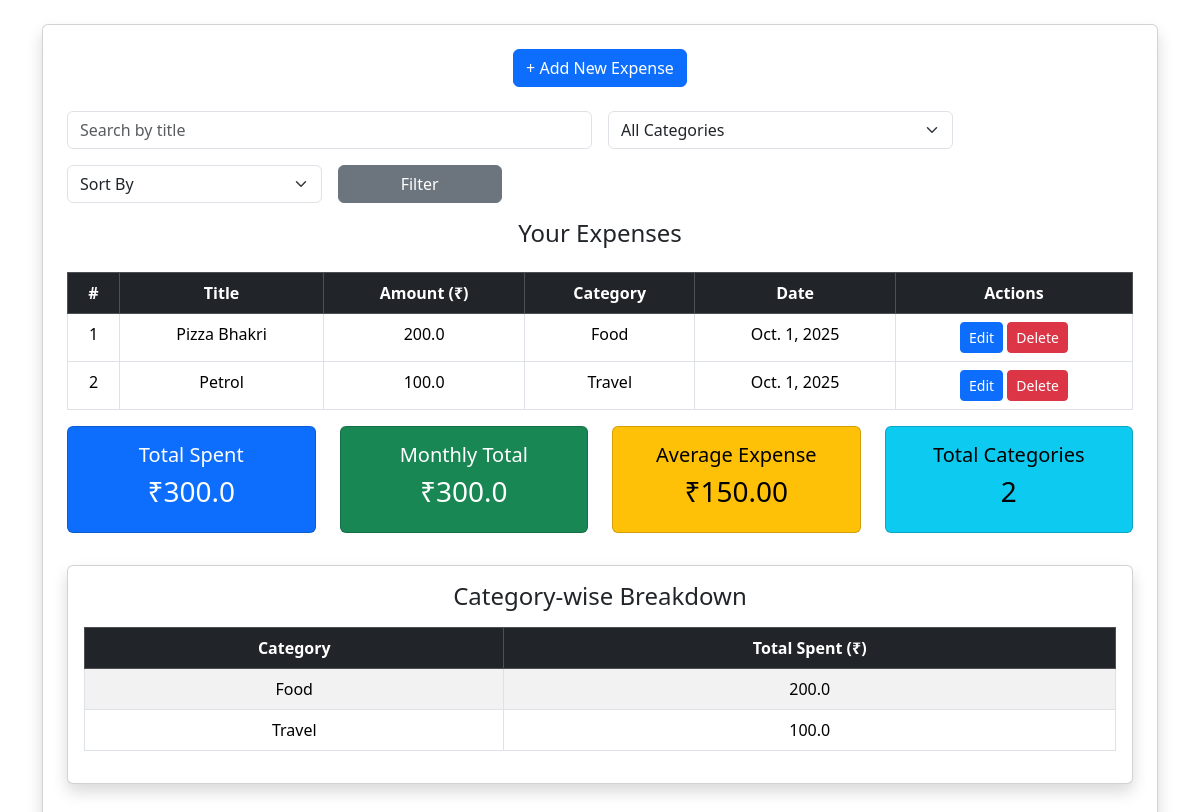
/tracker/personal/ (signed in), run on the app's committed database.
### tracker/models.py (models this page shows, shortened)
class Expense(models.Model):
    user = models.ForeignKey(UserRegistration, on_delete=models.CASCADE)
    title = models.CharField(max_length=200)
    amount = models.FloatField()
    category = models.CharField(max_length=50)
    date = models.DateField()
    description = models.TextField(blank=True, null=True)

### tracker/views.py (the view)
# urls.py: path('personal/', views.personal_dashboard, name='personal_dashboard'),
@never_cache
def personal_dashboard(request):
    if 'username' not in request.session:
        messages.error(request, "Please log in to access this page.")
        return redirect('login')
    expenses = Expense.objects.filter(user_id=request.session['user_id']).order_by('-date')
    search_query = request.GET.get('search', '')
    category_filter = request.GET.get('category', '')
    sort_by = request.GET.get('sort_by', '')
    if search_query:
        expenses = expenses.filter(title__icontains=search_query)
    if category_filter:
        expenses = expenses.filter(category=category_filter)
    if sort_by == 'amount_asc':
        expenses = expenses.order_by('amount')
    elif sort_by == 'amount_desc':
        expenses = expenses.order_by('-amount')
    else:
        expenses = expenses.order_by('-date')  # Default sorting by date descending
    total_spent = expenses.aggregate(total = Sum('amount'))['total'] or 0
    avg_spent = expenses.aggregate(avg=Avg('amount'))['avg'] or 0
    current_month = datetime.now().month
    current_year = datetime.now().year
    monthly_expenses = expenses.filter(date__month =current_month, date__year=current_year)
    monthly_total = monthly_expenses.aggregate(total=Sum('amount'))['total'] or 0
    category_totals = expenses.values('category').annotate(total=Sum('amount')).order_by('-total')
    context = {
        'expenses': expenses,
        'username': request.session.get('username'),
        'total_spent': total_spent,
        'avg_spent': avg_spent,
        'monthly_total': monthly_total,
        'category_totals': category_totals,
        'search_query': search_query,
        'category_filter': category_filter,
        'sort_by': sort_by,
    }
    return render(request, 'tracker/personal.html', context)
    if 'username' not in request.session:
        messages.error(request, "Please log in to access this page.")
    return render(request, 'tracker/friends.html')

### tracker/templates/tracker/personal.html (shortened to what this page needs)
{% extends 'tracker/base.html' %}
{% block content %}
<div class="card shadow p-4 mt-4 text-center">
<div class="d-grip gap-2 d-md-block">
    <a href="{% url 'add_expense' %}" class="btn btn-primary"> + Add New Expense</a><br><br>
</div>
    <form method="get" class="row g-3 mb-3">
        <div class="col-md-6">
            <input type="text" name="search" value="{{ search_query }}" class="form-control" placeholder="Search by title">
        </div>
        <div class="col-md-4">
            <select name="category" class="form-select">
                <option value="">All Categories</option>
            </select>
        </div>
        <div class="col-md-3">
            <select name="sort_by" class="form-select">
                <option value="">Sort By</option>
            </select>
        </div>
        <div class="col-md-2">
            <button type="submit" class="btn btn-secondary w-100">Filter</button>
        </div>
    </form>
    <h4>Your Expenses</h4>
    <table class="table table-bordered table-hover mt-3">
        <thead class="table-dark">
            <tr>
                <th>#</th>
                <th>Title</th>
                <th>Amount (₹)</th>
                <th>Category</th>
                <th>Date</th>
                <th>Actions</th>
            </tr>
        </thead>
        <tbody>
            {% if expenses %}
                {% for expense in expenses %}
                    <tr>
                        <td>{{ forloop.counter }}</td>
                        <td>{{ expense.title }}</td>
                        <td>{{ expense.amount }}</td>
                        <td>{{ expense.category }}</td>
                        <td>{{ expense.date }}</td>
                        <td>
                            <a href="{% url 'edit_expense' expense.id %}" class="btn btn-sm btn-primary">Edit</a>
                            <a href="{% url 'delete_expense' expense.id %}" class="btn btn-sm btn-danger">Delete</a>
                        </td>
                    </tr>
                {% endfor %}
            {% else %}
                <tr>
                    <td colspan="6" class="text-center">No expenses found. Add one!</td>
                </tr>
            {% endif %}
        </tbody>
    </table>
    <div class="row mb-4 text-center">
        <div class="col-md-3 mb-2">
            <div class="card text-bg-primary p-3">
                <h5>Total Spent</h5>
                <h3>₹{{ total_spent }}</h3>
            </div>
        </div>
        <div class="col-md-3 mb-2">
            <div class="card text-bg-success p-3">
                <h5>Monthly Total</h5>
                <h3>₹{{ monthly_total }}</h3>
            </div>
        </div>
        <div class="col-md-3 mb-2">
            <div class="card text-bg-warning p-3">
                <h5>Average Expense</h5>
                <h3>₹{{ avg_spent|floatformat:2 }}</h3>
            </div>
        </div>
        <div class="col-md-3 mb-2">
            <div class="card text-bg-info p-3">
                <h5>Total Categories</h5>
                <h3>{{ category_totals|length }}</h3>
            </div>
        </div>
    </div>
    <div class="card shadow p-3 mb-4">
        <h4>Category-wise Breakdown</h4>
        <table class="table table-bordered table-striped mt-2">
            <thead class="table-dark">
                <tr>
                    <th>Category</th>
                    <th>Total Spent (₹)</th>
                </tr>
            </thead>
            <tbody>
                {% for cat in category_totals %}
                    <tr>
                        <td>{{ cat.category }}</td>
                        <td>{{ cat.total }}</td>
                    </tr>
                {% empty %}
                    <tr>
                        <td colspan="2" class="text-center">No expenses yet!</td>
                    </tr>
                {% endfor %}
            </tbody>
        </table>
    </div>
</div>
{% endblock %}

### data on the page
Expense: title "Pizza Bhakri", amount "200.0", category "Food", date "Oct. 1, 2025", total "200.0"
Expense: title "Petrol", amount "100.0", category "Travel", date "Oct. 1, 2025", total "100.0"

### other printed values
{{ total_spent }} "300.0"
{{ monthly_total }} "300.0"
{{ avg_spent|floatformat:2 }} "150.00"
{{ category_totals|length }} "2"
